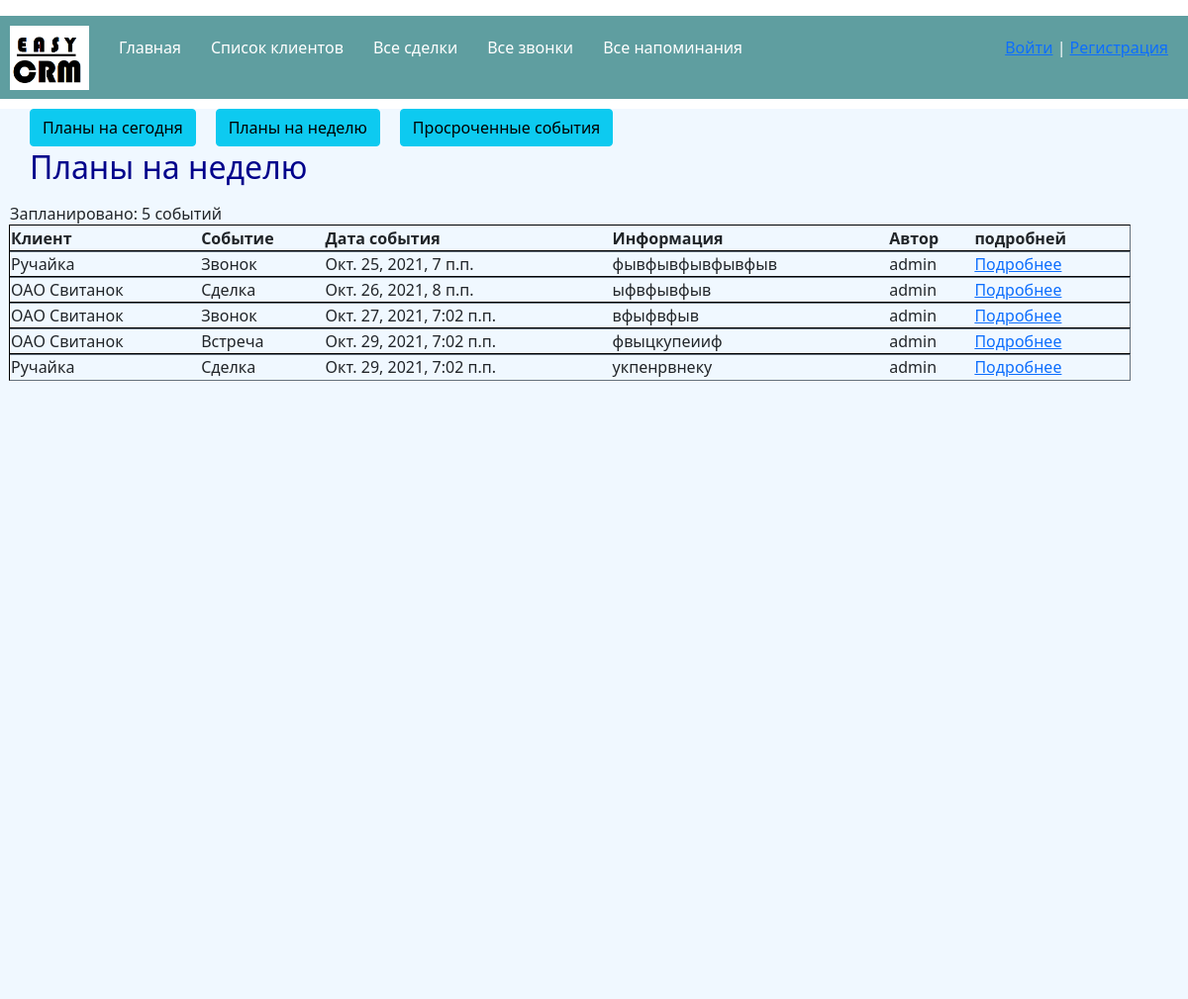
Page /homepage_week on the earlier database version.
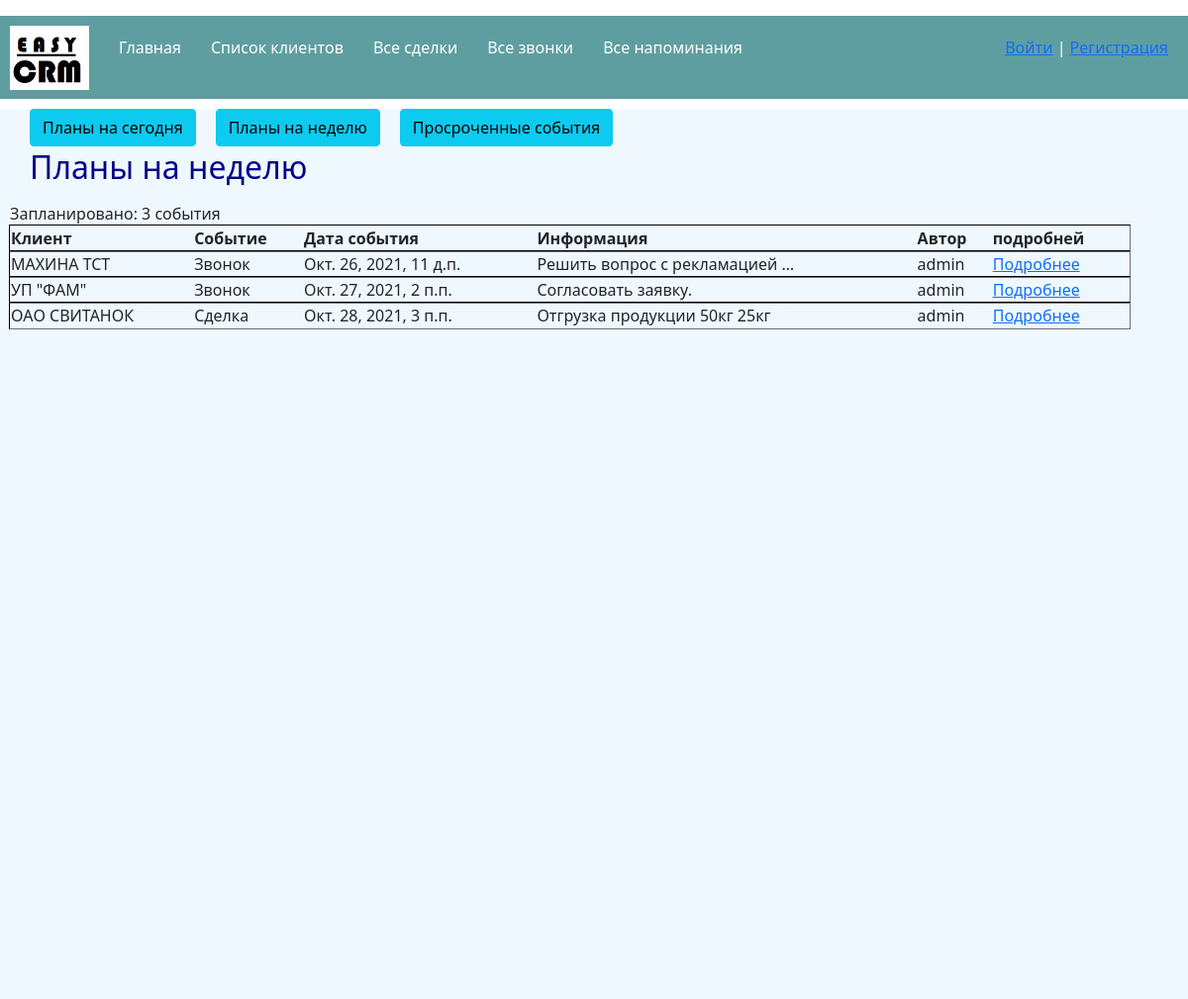
Same page on the later database version.
### crm/models.py (models this page shows, shortened)
class Reminder(models.Model):
    client = models.ForeignKey(Client, related_name='reminders', on_delete=models.CASCADE)
    author = models.ForeignKey(User, on_delete=models.CASCADE)
    CHOISE_EVENT = (
        ('call', 'Звонок'),
        ('deal', 'Сделка'),
        ('meeting', 'Встреча'),
    )
    event_type = models.CharField(max_length=50, choices=CHOISE_EVENT)
    commentary = models.TextField('Коментарии')
    deadline = models.DateTimeField('Сроки')

class Client(models.Model):
    client_name = models.CharField('Название клиента', max_length=100)
    lpr = models.CharField('ФИО ЛПР-а', max_length=150)
    position = models.CharField('Должность', max_length=100)
    tel_number = models.CharField('Телефон', max_length=100)
    email = models.EmailField('Е-мэил', blank=True)
    adress = models.CharField('Адрес', max_length=255)
    commentary = models.TextField('Коментарии')
    publish = models.DateTimeField('Дата создания', default=timezone.now)
    author = models.ForeignKey(User, on_delete=models.CASCADE,
                               related_name='user_clients')
    def __str__(self):
        return self.client_name

### crm/views.py (the view)
# urls.py: path('homepage_week', views.homepageweek, name='home_page_week'),
def homepageweek(request):
    text = "Планы на неделю"
    startdate = timezone.now()
    enddate = startdate + timezone.timedelta(days=7)
    reminders = models.Reminder.objects.filter(deadline__range=[startdate, enddate]).order_by('deadline')
    data = {
        'text': text,
        'reminders': reminders,
        'startdate': startdate,
    }
    return render(request, 'crm/homepage.html', data)

### crm/templates/crm/homepage.html (shortened to what this page needs)
{% extends 'crm/base_two.html' %}
{% block content  %}
    <ul1>
    <a href="{% url 'home_page' %}"><li><button class="btn btn-info" type="submit">Планы на сегодня</button></li></a>
    <a href="{% url 'home_page_week' %}"><li><button class="btn btn-info" type="submit">Планы на неделю</button></li></a>
    <a href="{% url 'home_page_late' %}"><li><button class="btn btn-info" type="submit">Просроченные события</button></li></a>
    </ul1>
    <br>
    <p><h2>{{text}}</h2></p>
    Запланировано: {{ reminders.count }}
    {% if reminders.count == 1 %}
        событие
    {% elif reminders.count < 5 %}
        события
    {% else %}
        событий
    {% endif %}
    <table class="table2">
    <tbody>
    <tr class="line">
        <th>Клиент</th>
        <th>Событие</th>
        <th>Дата события</th>
        <th>Информация</th>
        <th>Автор</th>
        <th>подробней</th>
    </tr>
    {% for el in reminders %}
            <tr class="line">
            <td>{{ el.client }}</td>
            <td>{{ el.get_event_type_display }}</td>
            <td>{{ el.deadline }}</td>
            <td>{{ el.commentary | truncatewords:4}}</td>
            <td>{{ el.author }}</td>
            <td><a href="{% url 'detailed_reminder' el.id %}"> Подробнее </a></td>
            </tr>
    {% endfor %}
    </tbody>
    </table>
{% endblock %}

### crm/templates/crm/base_two.html (shortened to what this page needs)
{% load static %}
<!DOCTYPE html>
<html lang="ru">
<head>
    <div class="header">
  <link rel="stylesheet" href="https://cdnjs.cloudflare.com/ajax/libs/jquery-datetimepicker/2.5.20/jquery.datetimepicker.min.css" />
    <link rel="stylesheet" href="https://cdn.jsdelivr.net/npm/bootstrap@5.1.2/dist/css/bootstrap.min.css">
    <link rel="stylesheet" href="{% static 'crm/css/base.css' %}">
        <img src="{% static 'crm/img/logo_crm.png' %}" alt="logo">
        <ul>
            <a href="{% url 'home_page' %}"><li>Главная</li></a>
            <a href="{% url 'list_clients' %}"><li>Список клиентов</li></a>
            <a href="{% url 'list_deals' %}"><li>Все сделки</li></a>
            <a href="{% url 'list_calls' %}"><li>Все звонки</li></a>
            <a href="{% url 'list_reminders' %}"><li>Все напоминания</li></a>
        </ul>
    <ul class="login">
    {% if request.user.is_authenticated %}
                <a href="{% url 'logout' %}"><li class="loginli"><i>LOGOUT </i>| {{ user }}</li></a>
            {% else %}
                <a href="{% url 'login' %}"><li class="loginli">Войти</a> | <a href="{% url 'register' %}">Регистрация</a></li>
            {% endif %}
    </ul>
    </div>
</head>
<body>
    <div class="wrapper">
    <div class="content1">
    {% block content %}
    {% endblock %}
    </div>
    </div>
</body>
</html>

### crm/static/crm/css/base.css (style rules this page uses)
* { box-sizing: border-box }
h2 { margin-left: 20px; color: darkblue; }
.header { background: cadetblue; height: 84px; margin-top: 10px }
.content1 { background: aliceblue; min-height: 900px; margin-top: 10px; width: 100%; float: left; padding-left: 10px; }
img { width: 80px; float: left; margin-top: 10px; margin-left: 10px; }
.login { float: right; margin-right: 20px; display: block; transition: transform .6s ease; }
ul li { color: #fff; float: left; margin-top: 20px; padding-left: 30px; display: block; transition: transform .6s ease; }
.table2 { width: 95%; }
.line { margin-bottom: 22px; }
.line { outline-style: inset; outline-width: thin; }
ul1 li { color: darkslategray; float: left; padding-left: 20px; display: block; transition: transform .6s ease; }

Differences in the rows shown:
removed Reminder: client "Ручайка", event_type "Звонок", deadline "Окт. 25, 2021, 7 п.п.", commentary "фывфывфывфывфыв", author "admin"
removed Reminder: client "ОАО Свитанок", event_type "Сделка", deadline "Окт. 26, 2021, 8 п.п.", commentary "ыфвфывфыв", author "admin"
removed Reminder: client "ОАО Свитанок", event_type "Звонок", deadline "Окт. 27, 2021, 7:02 п.п.", commentary "вфыфвфыв", author "admin"
removed Reminder: client "ОАО Свитанок", event_type "Встреча", deadline "Окт. 29, 2021, 7:02 п.п.", commentary "фвыцкупеииф", author "admin"
removed Reminder: client "Ручайка", event_type "Сделка", deadline "Окт. 29, 2021, 7:02 п.п.", commentary "укпенрвнеку", author "admin"
added Reminder: client "МАХИНА ТСТ", event_type "Звонок", deadline "Окт. 26, 2021, 11 д.п.", commentary "Решить вопрос с рекламацией …", author "admin"
added Reminder: client "УП \"ФАМ\"", event_type "Звонок", deadline "Окт. 27, 2021, 2 п.п.", commentary "Согласовать заявку.", author "admin"
added Reminder: client "ОАО СВИТАНОК", event_type "Сделка", deadline "Окт. 28, 2021, 3 п.п.", commentary "Отгрузка продукции 50кг 25кг", author "admin"
Other differences:
{{ reminders.count }}: "5" → "3"
text no longer shown: "событий"
text now shown: "события"
